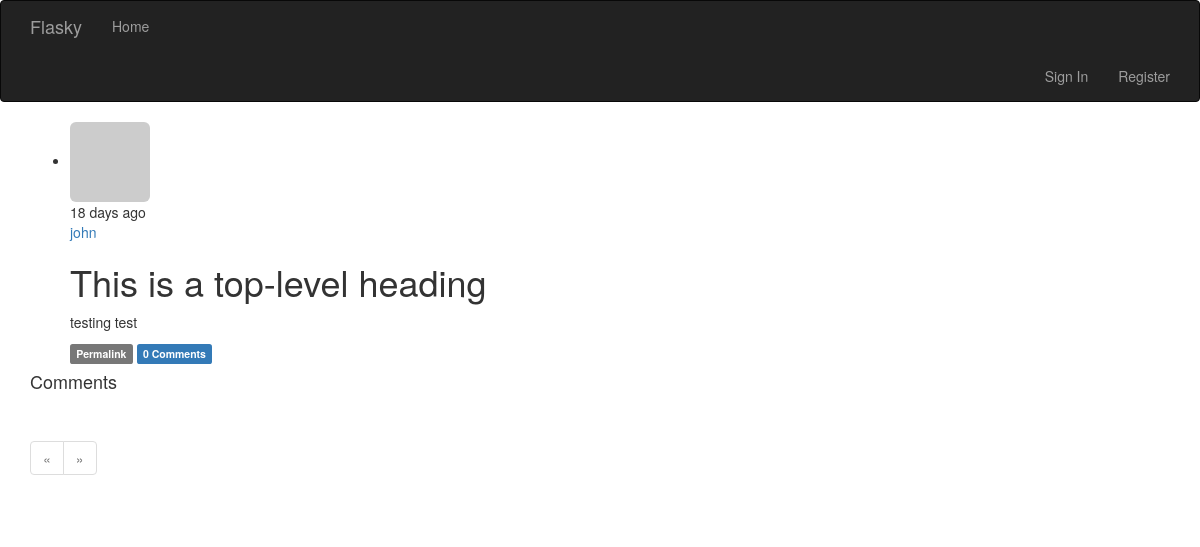
The page /post/105 on the database as committed earlier.
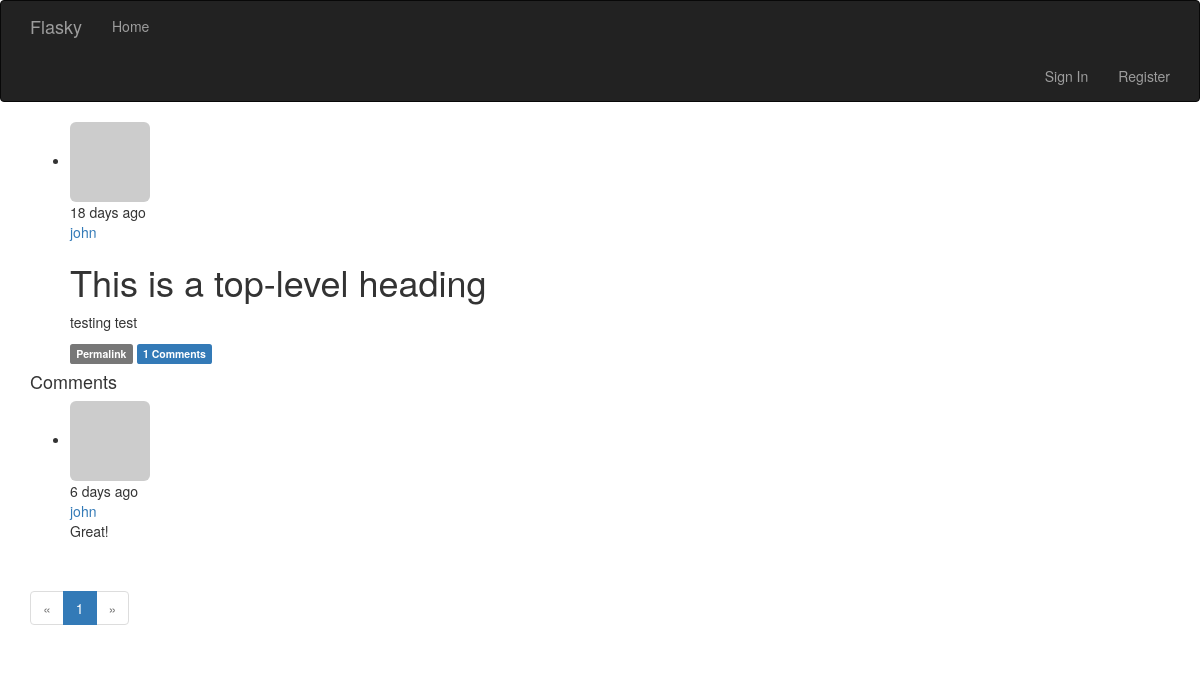
The same page on the database as committed later.
### app/models.py (models this page shows, shortened)
class Post(db.Model):
    __tablename__ = 'posts'
    id = db.Column(db.Integer, primary_key=True)
    body = db.Column(db.Text)
    body_html = db.Column(db.Text)
    timestamp = db.Column(db.DateTime, index=True, default=datetime.datetime.utcnow)
    author_id = db.Column(db.Integer, db.ForeignKey('users.id'))
    comments = db.relationship('Comment', backref='post', lazy='dynamic')

class User(UserMixin, db.Model):
    __tablename__ = 'users'
    id = db.Column(db.Integer, primary_key=True)
    email = db.Column(db.String(64), unique=True, index=True)
    username = db.Column(db.String(64), unique=True, index=True)
    password_hash = db.Column(db.String(128))
    role_id = db.Column(db.Integer, db.ForeignKey('roles.id'))
    confirmed = db.Column(db.Boolean, default=False)
    name = db.Column(db.String(64))
    location = db.Column(db.String(64))
    about_me = db.Column(db.Text())
    avatar_hash = db.Column(db.String(32))
    member_since = db.Column(db.DateTime(), default=datetime.datetime.utcnow)
    last_seen = db.Column(db.DateTime(), default=datetime.datetime.utcnow)
    posts = db.relationship('Post', backref='author', lazy='dynamic')
    followed = db.relationship('Follow',
                               foreign_keys=[Follow.follower_id],
                               backref=db.backref('follower', lazy='joined'),
                               lazy='dynamic',
                               cascade='all, delete-orphan')
    follower = db.relationship('Follow',
                               foreign_keys=[Follow.followed_id],
                               backref=db.backref('followed', lazy='joined'),
                               lazy='dynamic',
                               cascade='all, delete-orphan')
    comments = db.relationship('Comment', backref='author', lazy='dynamic')
    @property
    def password(self):
        raise AttributeError('password is not a readable attribute')
    def gravatar(self, size=100, default='identicon', rating='g'):
        if request.is_secure:
            url = 'https://secure.gravatar.com/avator'
        else:
            url = 'http://www.gravatar.com/avatar'
        hash = hashlib.md5(self.email.encode('utf-8')).hexdigest()
        return '{url}/{hash}?s={size}&d={default}&r={rating}'.format(
            url=url, hash=hash, size=size, default=default, rating=rating)

class Comment(db.Model):
    __tablename__ = 'comments'
    id = db.Column(db.Integer, primary_key=True)
    body = db.Column(db.Text)
    body_html = db.Column(db.Text)
    timestamp = db.Column(db.DateTime, index=True,
                          default=datetime.datetime.utcnow)
    disabled = db.Column(db.Boolean)
    author_id = db.Column(db.Integer, db.ForeignKey('users.id'))
    post_id = db.Column(db.Integer, db.ForeignKey('posts.id'))

### app/main/views.py (the view, shortened to what this page needs)
@main.route('/post/<int:id>', methods=['GET', 'POST'])
def post(id):
    post = Post.query.get_or_404(id)
    form = CommentForm()
    page = request.args.get('page', 1, type=int)
    if page == -1:
        page = (post.comments.count() - 1) / \
               (current_app.config['FLASKY_COMMENTS_PER_PAGE'] + 1)
    pagination = post.comments.order_by(Comment.timestamp.asc()).paginate(
        page, per_page=current_app.config['FLASKY_COMMENTS_PER_PAGE'],
        error_out=False)
    comments = pagination.items
    return render_template('post.html', posts=[post], form=form,
                           comments=comments, pagination=pagination)

### app/auth/views.py (called while the page is built)
@auth.before_app_request
def before_request():
    if current_user.is_authenticated:
        current_user.ping()
        if current_user.confirmed and request.endpoint[:5] != 'auth.' and request.endpoint != 'static':
            return redirect(url_for('auth.unconfirmed'))

### app/main/__init__.py (called while the page is built)
@main.app_context_processor
def inject_permissions():
    return dict(Permission=Permission)

### app/models.py (called while the page is built)
    def can(self, permissions):
        return False

    def is_administrator(self):
        return False

### app/templates/post.html (shortened to what this page needs)
{% extends "base.html" %}
{% import "bootstrap/wtf.html" as wtf %}
{% import "_macros.html" as macros %}
{% block page_content %}
{% include '_posts.html' %}
<h4 id="comments">Comments</h4>
{% include '_comments.html' %}
{% if pagination %}
<div class="pagination">
    {{ macros.pagination_widget(pagination, '.post', fragment='#comments', id=posts[0].id) }}
</div>
{% endif %}
{% endblock %}

### app/templates/_posts.html (shortened to what this page needs)
<ul class="posts">
    {% for post in posts %}
    <li class="post">
        <div class="profile-thumbnail">
            <a href="{{ url_for('.user', username=post.author.username) }}">
                <img class="img-rounded profile-thumbnail" src="{{ post.author.gravatar(size=40) }}">
            </a>
        </div>
        <div class="post-content">
            <div class="post-date"> {{ moment(post.timestamp).fromNow() }} </div>
            <div class="post-author"><a href="{{ url_for('.user', username=post.author.username) }}">{{ post.author.username }}</a></div>
            <div class="post-body">
                {% if post.body_html %}
                    {{ post.body_html | safe }}
                {% else %}
                    {{ post.body }}
                {% endif %}
            </div>
            <div class="post-footer">
                <a href="{{ url_for('.post', id=post.id) }}">
                    <span class="label label-default">Permalink</span>
                </a>
                <a href="{{ url_for('.post', id=post.id) }}#comments">
                    <span class="label label-primary">
                        {{ post.comments.count() }} Comments
                    </span>
                </a>
            </div>
        </div>
    </li>
    {% endfor %}
</ul>

### app/templates/_comments.html (shortened to what this page needs)
<ul class="comments">
    {% for comment in comments %}
    <li class="comment">
        <div class="comment-thumbnail">
            <a href="{{ url_for('.user', username=comment.author.username) }}">
                <img class="img-rounded profile-thumbnail" src="{{ comment.author.gravatar(size=40) }}">
            </a>
        </div>
        <div class="comment-content">
            <div class="comment-date">
                {{ moment(comment.timestamp).fromNow() }}
            </div>
            <div class="comment-author">
                <a href="{{ url_for('.user', username=comment.author.username) }}">
                    {{ comment.author.username }}
                </a>
            </div>
        </div>
        <div class="comment-body">
            {% if moderate or not comment.disabled %}
                {% if comment.body_html %}
                    {{ comment.body_html | safe }}
                {% else %}
                    {{ comment.body }}
                {% endif %}
            {% endif %}
        </div>
    </li>
    {% endfor %}
</ul>

Rows that differ between the two databases and show on the page:
computed for Post "This is a top-level heading testing test": comments.count "0" → "1"
added Comment: timestamp "6 days ago", author.username "john", body_html "Great!"
Other text that changed with them:
new list line: "1"
